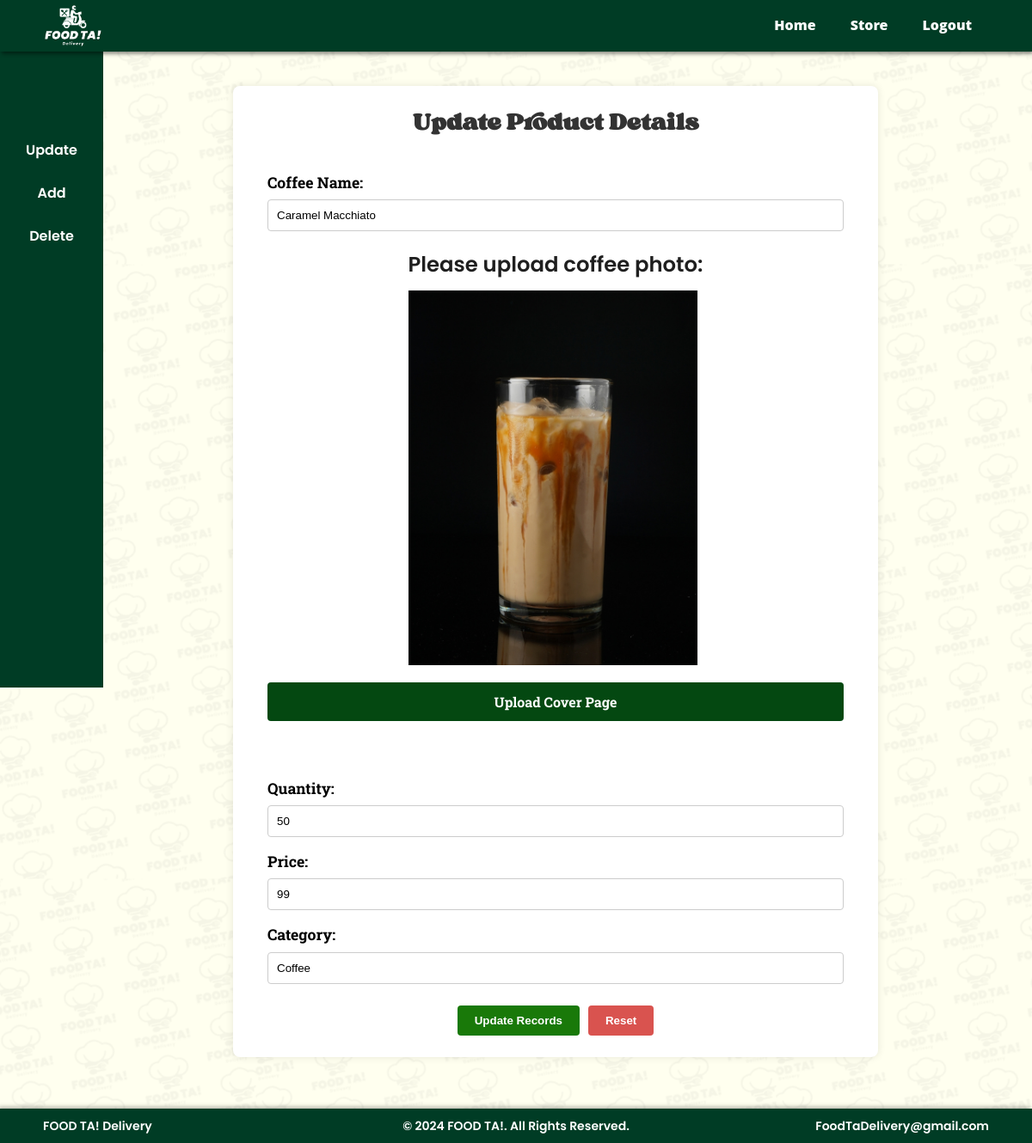
Page /index.php?command=updateForm&item_id=4 (signed in) on the committed database.
### tables this page shows
CREATE TABLE `inventory` (
  `item_id` int(11) NOT NULL,
  `store_id` int(11) NOT NULL,
  `item_name` varchar(30) NOT NULL,
  `quantity` int(11) NOT NULL,
  `price` decimal(11,0) NOT NULL,
  `category` varchar(20) NOT NULL,
  `item_img` text NOT NULL
);

### connector/connector.php (called while the page is built, shortened)
<?php
    class Connector{
        public $db = null;
        function __construct()
        {
            try{
                $this->db = new mysqli('localhost', 'root', '', 'foodTaDB');
            }catch(mysqli_sql_exception $e){
                exit('Error');
            }
        }
        function retrieveStoreItemByID($item_id){
            $items = array();
            $sql = mysqli_query($this->db, "SELECT * FROM inventory WHERE item_id = '$item_id'");
            while($row = mysqli_fetch_object($sql)){
                $items[] = $row;
            }
            return $items;
        }
    }
?>

### html/StoreInterFace/editForm.php (the view, shortened to what this page needs)
<?php include('html/StoreInterface/sideBar.php'); ?>
<!DOCTYPE html>
<html lang="en">
<head>
    <link rel="stylesheet" href="css/edit.css">
</head>
<body>
    <section class="editPage">
        <form action='index.php?command=updateItems&item_id=<?php echo $items[0]->item_id ?>' method='post' enctype='multipart/form-data' class="edit-form">
            <h2>Update Product Details</h2>
            <label for="item_name">Coffee Name:</label>
            <input type='text' name='item_name' id="item_name" value='<?php echo $items[0]->item_name ?>'>
            <div class="image-preview-section">
                <h3>Please upload coffee photo:</h3>
                <img src='<?php echo $items[0]->item_img ?>' id="previewImage" alt='Coffee Image' class="preview-image">
            </div>
            <label for="fileToUpload" class="custom-file-button">Upload Cover Page</label>
            <label for="quantity">Quantity:</label>
            <input type='text' name='quantity' id="quantity" value='<?php echo $items[0]->quantity ?>'>
            <label for="price">Price:</label>
            <input type='text' name='price' id="price" value='<?php echo $items[0]->price ?>'>
            <label for="category">Category:</label>
            <input type='text' name='category' id="category" value='<?php echo $items[0]->category ?>'>
            <div class="form-buttons">
                <input type='submit' value='Update Records' name='saveRecords'>
                <input type='reset' value='Reset'>
            </div>
        </form>
    </section>
</body>
</html>

### css/header-footer.css (style rules this page uses)
* { margin: 0; padding: 0; box-sizing: border-box; }
html { scroll-behavior: smooth; }
body { font-family: 'Poppins SemiBold'; line-height: 1.6; scroll-snap-type: y mandatory; overflow-y: scroll; height: fit-content; }
.Footer { display: flex; justify-content: space-between; align-items: center; padding: 0 50px; background-color: #003c25; box-shadow: -2px -2px 5px rgba(0, 0, 0, 0.3); position: fixed; bottom: 0; width: 100%; height: 40px; z-index: 100; color: #ffffff; font-size: 14px; }
.footer_left, .footer_center, .footer_right { flex: 1; text-align: center; }
.footer_left { text-align: left; }
.footer_right { text-align: right; }

### css/sideBar.css (style rules this page uses)
body { margin: 0; font-family: Arial, sans-serif; }

### css/edit.css (style rules this page uses)
.editPage { display: flex; justify-content: center; align-items: center; padding: 20px; min-height: 100vh; padding: 100px; padding-left: 16%; background-image: url("../images/foodTaBrandBG.png"); background-size: auto; background-attachment: fixed; background-position: center center; }
.edit-form { background-color: white; color: white; padding: 20px 40px; width: 750px; border-radius: 8px; box-shadow: 0 0 10px rgba(0, 0, 0, 0.1); text-align: center; display: flex; flex-direction: column; align-items: center; }
.edit-form h2 { font-family: "Sergio Trendy"; font-size: 1.7rem; color: #333; margin-bottom: 20px; text-align: center; }
label { display: block; text-align: left; font-family: "Roboto Slab"; font-weight: bold; font-size: 1.1rem; margin-top: 15px; margin-top: 15px; color: #000000; width: 100%; }
.edit-form input[type="text"], .edit-form textarea { width: 100%; padding: 10px; margin-top: 5px; border: 1px solid #ccc; border-radius: 4px; }
.image-preview-section { text-align: center; margin-top: 20px; color: #1f1f1f; font-size: 1.3rem; }
.preview-image { width: 336px; height: 436px; object-fit: cover; margin: 10px 0; display: block; }
.custom-file-button { display: inline-block; text-align: center; font-size: 1rem; padding: 10px 20px; width: 100%; cursor: pointer; background-color: #044811; color: #fff; border-radius: 4px; margin-top: 10px; margin-bottom: 50px; transition: background 0.3s ease; }
.form-buttons { display: flex; justify-content: center; margin-top: 20px; }
.form-buttons input[type="submit"], .form-buttons input[type="reset"] { padding: 10px 20px; border: none; border-radius: 4px; color: #fff; cursor: pointer; transition: background 0.3s ease; font-weight: bold; margin: 5px; }
.form-buttons input[type="submit"] { background-color: #197909; }
.form-buttons input[type="reset"] { background-color: #d9534f; }

### rows in the picture
inventory: item_name "Caramel Macchiato", item_img (picture), quantity "50", price "99", category "Coffee"
